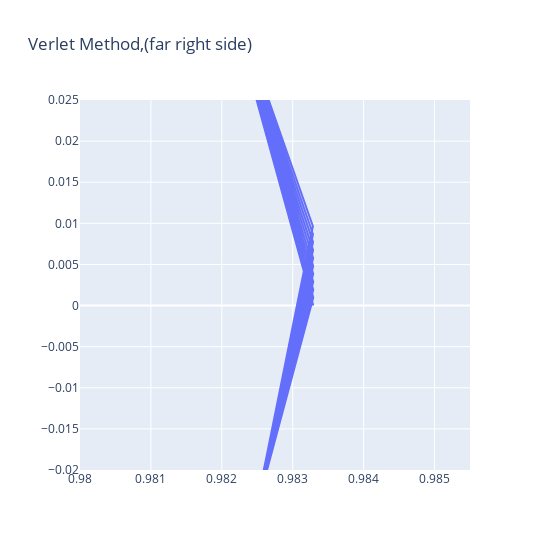

Notebook cell for this chart:
### Markdown cell above
Official Observations of Aphelion, Perihelion are 1.0167103 AU, 0.9832899 AU  
Verlet algorithm leads to a good approximation given intitial conditions at perihelion  
The eccentricity is small but visible in the graph with aphelion to the left

### Code cell
fig = go.Figure(
    data=[go.Scatter(x=xpos, y=ypos)],
    layout=go.Layout(
        title=go.layout.Title(text="Verlet Method,(far right side)"),
        width=550,
        height=550
    )
)
fig.update_xaxes(range=[.98, .9855])
fig.update_yaxes(range=[-.02,.025])

fig.show()

### Figure 1 — Plotly figure (JSON) as saved in the notebook; plotly's stock layout.template omitted (floating-point values rounded to 4 significant figures; data arrays with more than 128 entries replaced by an {"elided": "..."} marker saying what was removed)
{"data": [{"type": "scatter", "x": {"elided": "1002 float values"}, "y": {"elided": "1002 float values"}}], "layout": {"height": 550, "title": {"text": "Verlet Method,(far right side)"}, "width": 550, "xaxis": {"range": [0.98, 0.9855]}, "yaxis": {"range": [-0.02, 0.025]}}}
